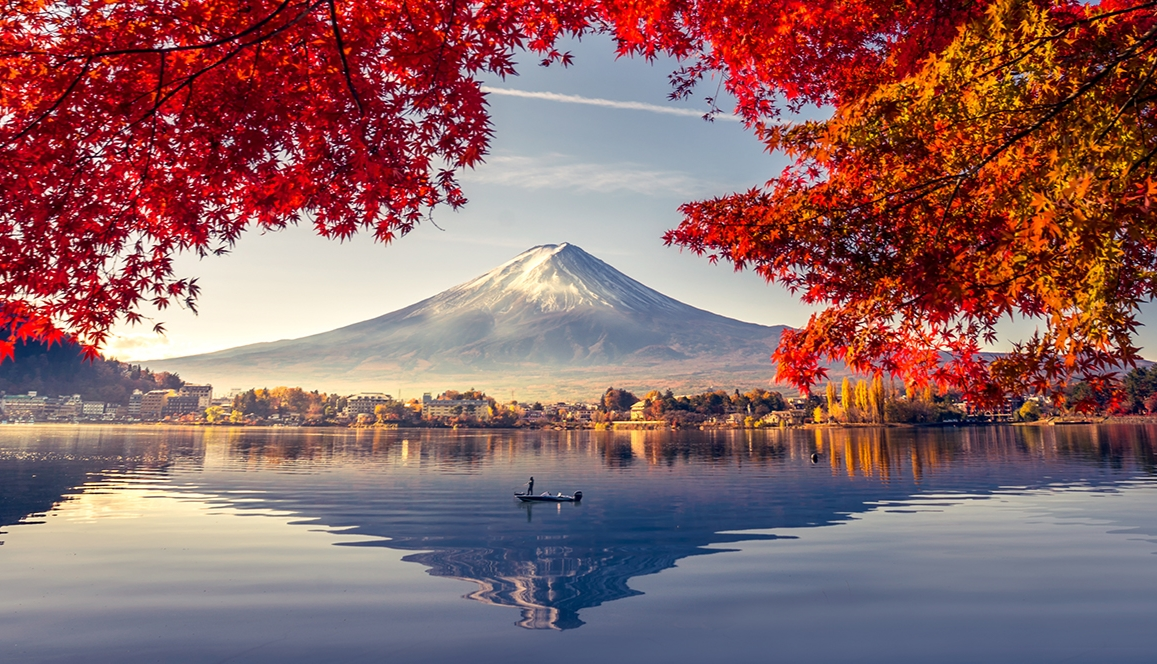
#> input picture Assignment5/img.jpg, 1157 x 664 px
$ python Assignment5.py
#> lines starting #> are read from the running program, lines starting #| are printed output that depends on the picture
from PIL import Image
import matplotlib.pyplot as plt
import cv2
import numpy as np

img = cv2.imread('img.jpg', 0)
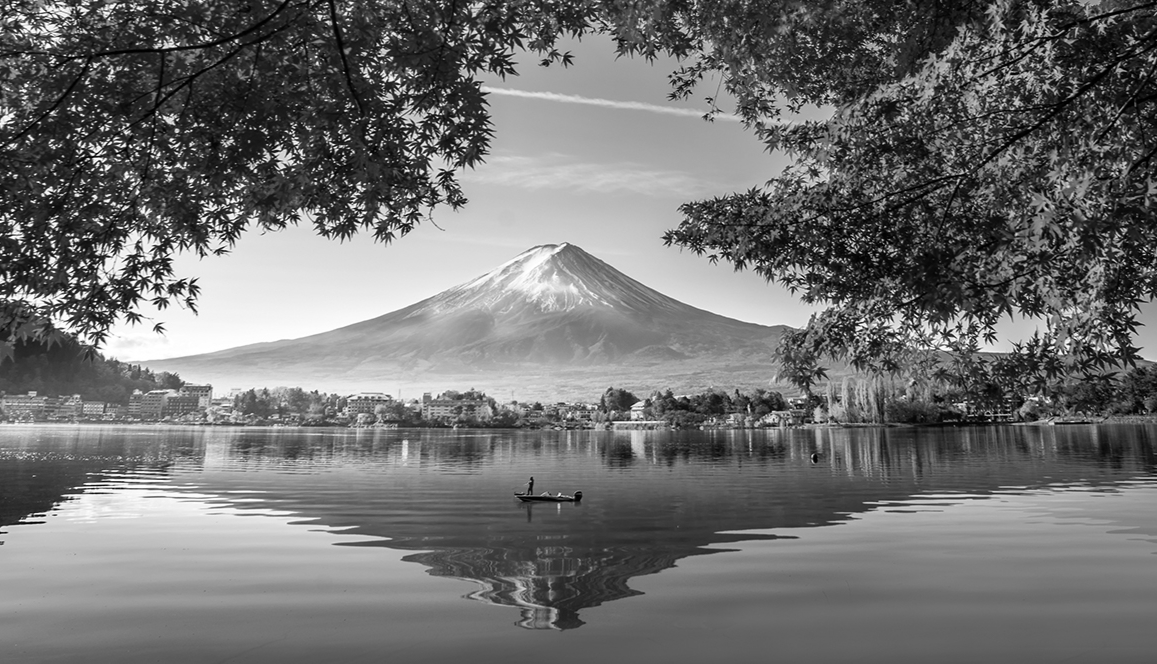
#> img: shape (664, 1157); min 0, max 255, mean 112.5

intensity_count = [0] * 256

height, width = img.shape[:2]
#> height = 664; width = 1157
N = height * width
#> N = 768248


high_contrast = np.zeros(img.shape)

for i in range(0, height):
    for j in range(0, width):
        intensity_count[img[i][j]] += 1

L = 256

intensity_count, total_values_used = np.histogram(img.flatten(), L, [0, L])
#> total_values_used = 257 values from 0 to 256
pdf_list = np.ceil(intensity_count * (L - 1) / img.size)
#> pdf_list = 256 values, max 3 at index 99, min 1 at index 0, mean 1.52
cdf_list = pdf_list.cumsum()
#> cdf_list = 256 values from 1 to 389

for y in range(0, height):
    for x in range(0, width):

        high_contrast[y, x] = cdf_list[img[y, x]]
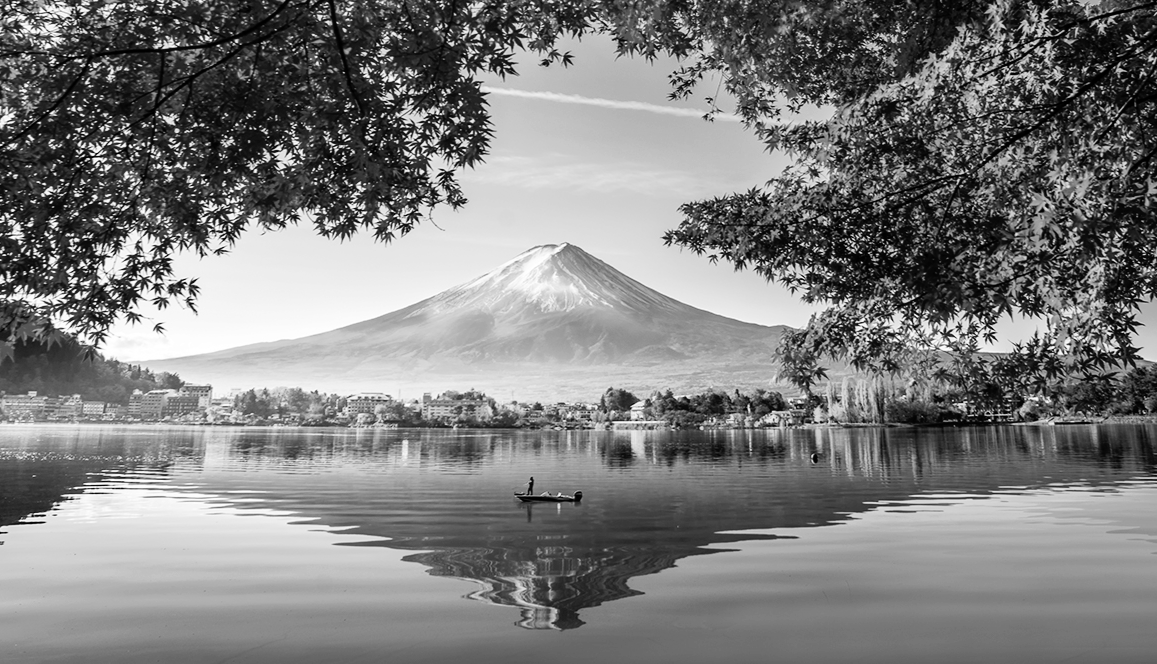
#> high_contrast: shape (664, 1157) float64; min 1, max 389, mean 192.5; drawn with min black and max white

    # PLOT THE HISTOGRAMS
cv2.imwrite('high_contrast.png', high_contrast)
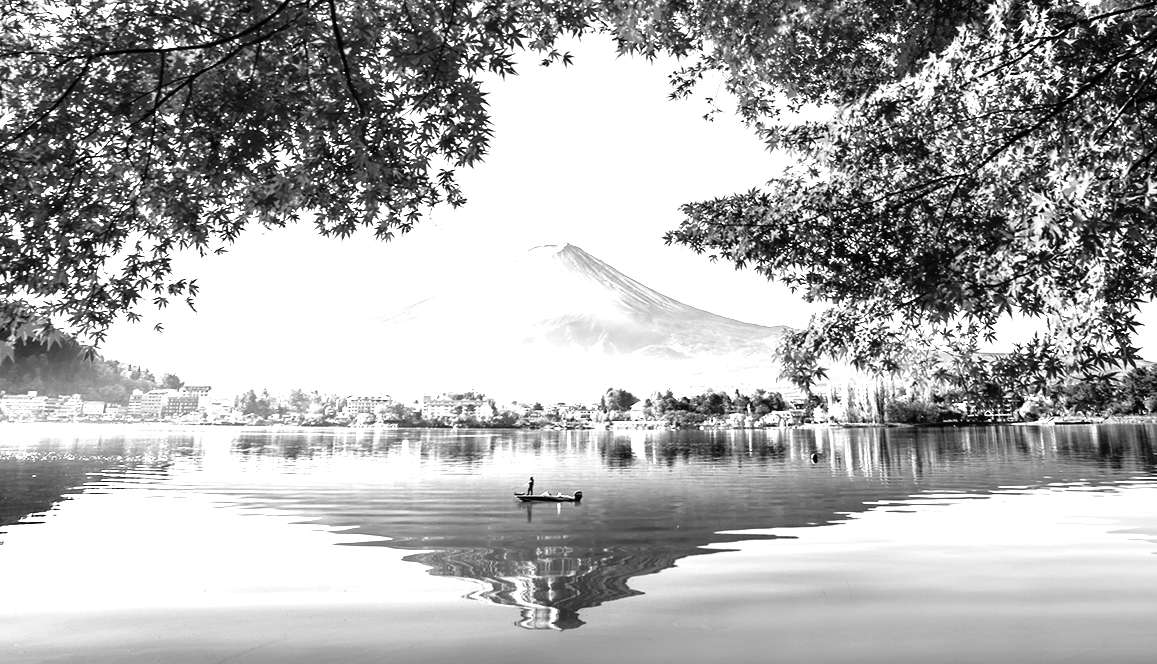
#> saved as high_contrast.png: shape (664, 1157); min 1, max 255, mean 172.6

plt.hist(img.ravel(), 256, [0, 256])
plt.xlabel('Intensity Values')
plt.ylabel('Pixel Count')
plt.show()
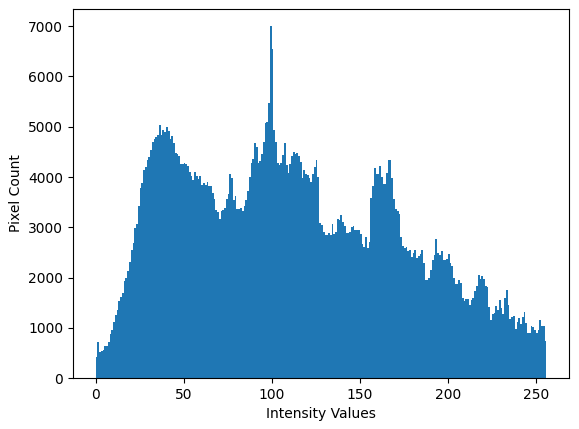
#> figure drawn by matplotlib, 1 panel; tallest bar 6999 high, from x = 99 to 100

plt.hist(high_contrast.ravel(), 256, [0, 256])
plt.xlabel('Intensity Values')
plt.ylabel('Pixel Count')
plt.show()
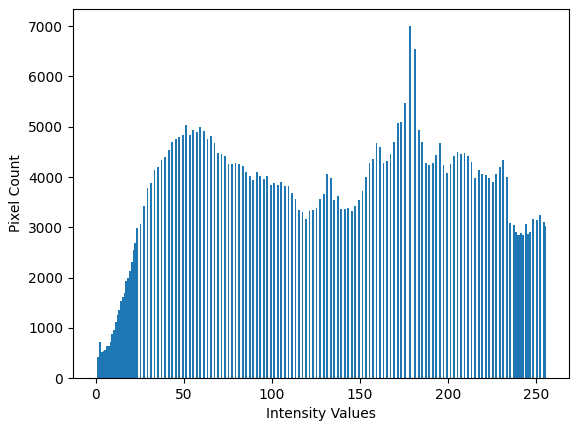
#> figure drawn by matplotlib, 1 panel; tallest bar 6999 high, from x = 178 to 179
